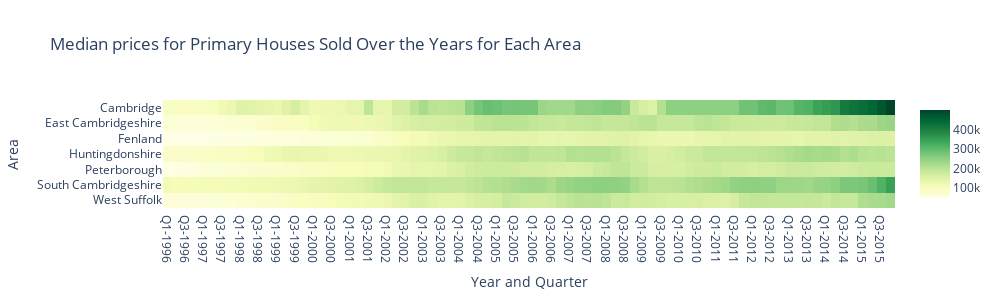

Source (notebook cell):
### Markdown cell above
##### Median prices for primary houses

### Code cell
heatmap_trace = go.Heatmap(z=df4.values[:,2:][::-1],
                           x=df4.columns[2:],
                           y=df4.values[:,1][::-1],
                           colorscale='YlGn')

layout = go.Layout(title='Median prices for Primary Houses Sold Over the Years for Each Area',
                   xaxis=dict(title='Year and Quarter'),
                   yaxis=dict(title='Area'), 
                   width=1000, 
                   height=300)

fig = go.Figure(data=[heatmap_trace], layout=layout)
pyo.plot(fig, filename='Heatmap_Primary_Price.html')

fig.show()

### Figure 1 — Plotly figure (JSON) as saved in the notebook; plotly's stock layout.template omitted (floating-point values rounded to 4 significant figures; data arrays with more than 128 entries replaced by an {"elided": "..."} marker saying what was removed)
{"data": [{"colorscale": [[0, "rgb(255,255,229)"], [0.125, "rgb(247,252,185)"], [0.25, "rgb(217,240,163)"], [0.375, "rgb(173,221,142)"], [0.5, "rgb(120,198,121)"], [0.625, "rgb(65,171,93)"], [0.75, "rgb(35,132,67)"], [0.875, "rgb(0,104,55)"], [1, "rgb(0,69,41)"]], "type": "heatmap", "x": ["Q1-1996", "Q2-1996", "Q3-1996", "Q4-1996", "Q1-1997", "Q2-1997", "Q3-1997", "Q4-1997", "Q1-1998", "Q2-1998", "Q3-1998", "Q4-1998", "Q1-1999", "Q2-1999", "Q3-1999", "Q4-1999", "Q1-2000", "Q2-2000", "Q3-2000", "Q4-2000", "Q1-2001", "Q2-2001", "Q3-2001", "Q4-2001", "Q1-2002", "Q2-2002", "Q3-2002", "Q4-2002", "Q1-2003", "Q2-2003", "Q3-2003", "Q4-2003", "Q1-2004", "Q2-2004", "Q3-2004", "Q4-2004", "Q1-2005", "Q2-2005", "Q3-2005", "Q4-2005", "Q1-2006", "Q2-2006", "Q3-2006", "Q4-2006", "Q1-2007", "Q2-2007", "Q3-2007", "Q4-2007", "Q1-2008", "Q2-2008", "Q3-2008", "Q4-2008", "Q1-2009", "Q2-2009", "Q3-2009", "Q4-2009", "Q1-2010", "Q2-2010", "Q3-2010", "Q4-2010", "Q1-2011", "Q2-2011", "Q3-2011", "Q4-2011", "Q1-2012", "Q2-2012", "Q3-2012", "Q4-2012", "Q1-2013", "Q2-2013", "Q3-2013", "Q4-2013", "Q1-2014", "Q2-2014", "Q3-2014", "Q4-2014", "Q1-2015", "Q2-2015", "Q3-2015", "Q4-2015"], "y": ["West Suffolk", "South Cambridgeshire", "Peterborough", "Huntingdonshire", "Fenland", "East Cambridgeshire", "Cambridge"], "z": {"elided": "7x80 int values"}}], "layout": {"height": 300, "title": {"text": "Median prices for Primary Houses Sold Over the Years for Each Area"}, "width": 1000, "xaxis": {"title": {"text": "Year and Quarter"}}, "yaxis": {"title": {"text": "Area"}}}}
